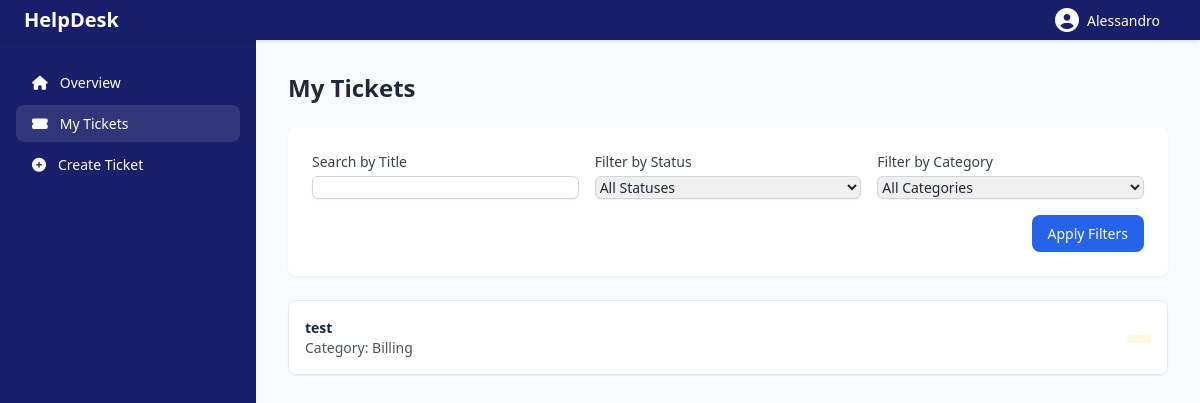
Page /user/user_dashboard.php (signed in) on the earlier database version.
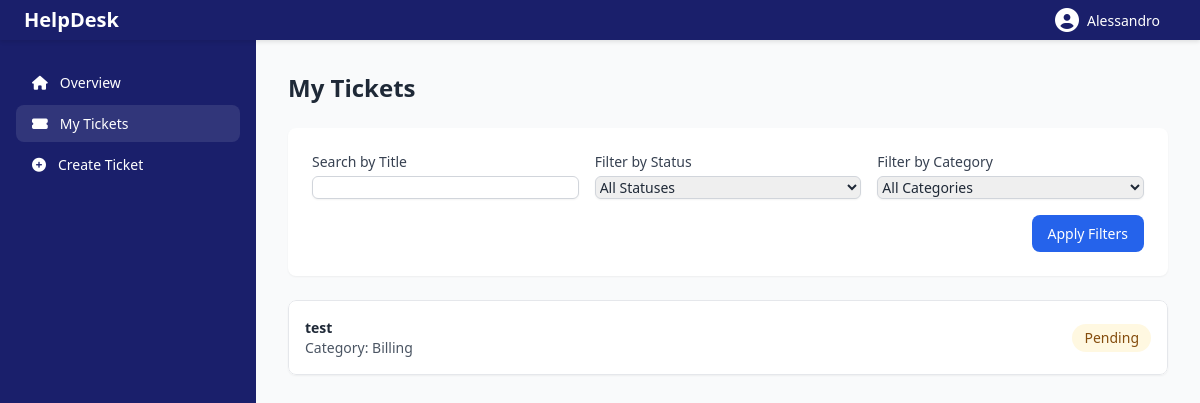
Same page on the later database version.
### tables this page shows
CREATE TABLE `tickets` (
  `id` int(11) NOT NULL,
  `title` varchar(255) NOT NULL,
  `description` text NOT NULL,
  `status` enum('seen','resolved','pending','open') NOT NULL DEFAULT 'open',
  `created_by` enum('user','guest') NOT NULL COMMENT 'Type of creator (user or guest)',
  `user_id` int(11) DEFAULT NULL COMMENT 'ID of the user who created the ticket (if created_by = "user")',
  `guest_email` varchar(255) DEFAULT NULL COMMENT 'Email of the guest who created the ticket (if created_by = "guest")',
  `category_id` int(11) DEFAULT NULL,
  `subcategory_id` int(11) DEFAULT NULL,
  `priority_id` int(11) DEFAULT NULL,
  `assigned_to` int(11) DEFAULT NULL COMMENT 'Assigned to a staff member (admin/master agent/agent)',
  `created_at` timestamp NOT NULL DEFAULT current_timestamp(),
  `updated_at` timestamp NOT NULL DEFAULT current_timestamp() ON UPDATE current_timestamp(),
  `is_archived` tinyint(1) NOT NULL DEFAULT 0,
  `ref_id` varchar(50) DEFAULT NULL
);

CREATE TABLE `categories` (
  `id` int(11) NOT NULL,
  `name` varchar(255) NOT NULL,
  `description` text DEFAULT NULL,
  `created_at` timestamp NOT NULL DEFAULT current_timestamp(),
  `updated_at` timestamp NOT NULL DEFAULT current_timestamp() ON UPDATE current_timestamp()
);

### user/user_dashboard.php (the view, shortened to what the changed rows need)
<?php
$user_id = $_SESSION['user_id'];
$mysqli = db_connect();
?>
<!DOCTYPE html>
<html lang="en">
<head>
    <script src="https://cdn.tailwindcss.com"></script>
    <link rel="stylesheet" href="https://cdnjs.cloudflare.com/ajax/libs/font-awesome/6.4.0/css/all.min.css">
    <link rel="stylesheet" href="../assets/css/dashboard.css">
</head>
<body x-data="{
    sidebarOpen: true,
    searchExpanded: false,
    profileMenuOpen: false,
    activeTab: 'my-tickets',
    showCreateTicket: false,
    ticketModalOpen: false // Add this line
}" x-init="$watch('ticketModalOpen', value => {
        if (value) document.body.classList.add('overflow-hidden');
        else document.body.classList.remove('overflow-hidden');
    })">
    <div class="flex h-screen pt-16">
        <main class="flex-1 bg-gray-50 p-8">
                            <?php
                            $query = "SELECT t.*, c.name as category_name
                                     FROM tickets t
                                     LEFT JOIN categories c ON t.category_id = c.id
                                     WHERE t.user_id = ?
                                     ORDER BY t.created_at DESC LIMIT 5";
                            $stmt = $mysqli->prepare($query);
                            $stmt->bind_param("i", $user_id);
                            $stmt->execute();
                            $result = $stmt->get_result();
                                ?>
            <div x-show="activeTab === 'my-tickets'" class="space-y-6">
                <div class="flex justify-between items-center">
                    <h1 class="text-2xl font-bold text-gray-800">My Tickets</h1>
                </div>
                <div class="bg-white rounded-lg shadow overflow-hidden">
                    <div x-data="{ expandedTicket: null }">
                        <?php
                        $query = "SELECT t.*, c.name as category_name
                     FROM tickets t
                     LEFT JOIN categories c ON t.category_id = c.id
                     WHERE t.user_id = ? AND t.created_by = 'user'";
                        $params = [$user_id];
                        $types = "i";
                        $query .= " ORDER BY t.created_at DESC";
                        $stmt = $mysqli->prepare($query);
                        $stmt->bind_param($types, ...$params);
                        $stmt->execute();
                        $result = $stmt->get_result();
                        ?>
                        <?php if ($result->num_rows > 0): ?>
                            <div class="divide-y divide-gray-200">
                                <?php while ($ticket = $result->fetch_assoc()): ?>
                                    <div class="flex items-center p-4 border rounded-lg cursor-pointer"
                                        @click="$dispatch('open-ticket-modal', { ticketId: <?php echo $ticket['id']; ?> })">
                                        <div class="flex-1">
                                            <h3 class="font-semibold"><?php echo htmlspecialchars($ticket['title']); ?></h3>
                                            <p class="text-sm text-gray-600">
                                                Category: <?php echo htmlspecialchars($ticket['category_name']); ?>
                                            </p>
                                        </div>
                                        <div class="text-right">
                                            <span class="px-3 py-1 rounded-full text-sm
                                    <?php echo match ($ticket['status']) {
                                        'open' => 'bg-blue-100 text-blue-800',
                                        'closed' => 'bg-green-100 text-green-800',
                                        default => 'bg-yellow-100 text-yellow-800'
                                    }; ?>">
                                                <?php echo ucfirst($ticket['status']); ?>
                                            </span>
                                        </div>
                                    </div>
                                <?php endwhile; ?>
                            </div>
                        <?php else: ?>
                            <div class="p-4 text-center text-gray-500">
                                No tickets found
                            </div>
                        <?php endif; ?>
                    </div>
                </div>
            </div>
        </main>
    </div>
</body>
</html>

Differences in the rows shown:
changed tickets "test": status (not shown) → "Pending"
